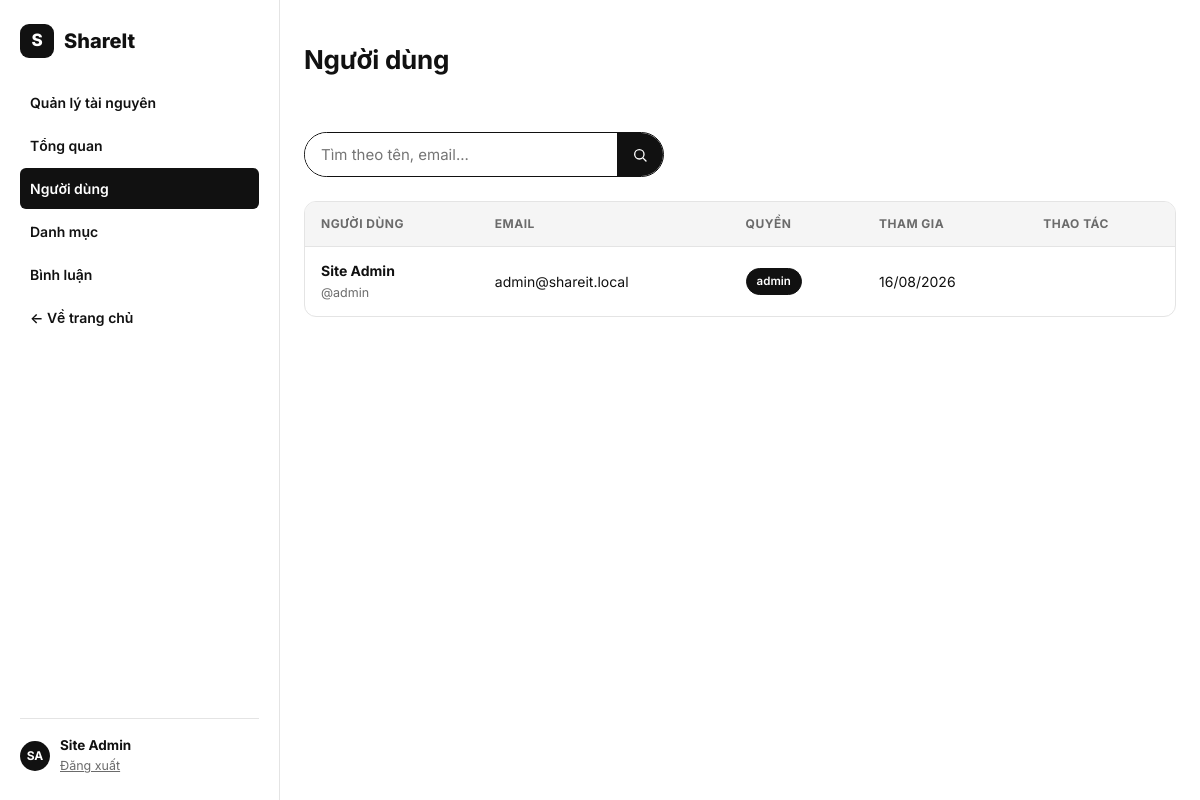
The page /admin/users.php (signed in) on the database its author committed.
### tables this page shows
CREATE TABLE IF NOT EXISTS `users` (
  `user_id` int(11) NOT NULL AUTO_INCREMENT,
  `username` varchar(50) NOT NULL,
  `email` varchar(100) NOT NULL,
  `password` varchar(255) NOT NULL,
  `full_name` varchar(100) NOT NULL,
  `role_id` int(11) DEFAULT NULL,
  `google_id` varchar(64) DEFAULT NULL,
  `avatar` varchar(255) DEFAULT NULL,
  `created_at` timestamp NULL DEFAULT current_timestamp(),
  `updated_at` timestamp NULL DEFAULT current_timestamp() ON UPDATE current_timestamp(),
  PRIMARY KEY (`user_id`),
  UNIQUE KEY `username` (`username`),
  UNIQUE KEY `email` (`email`),
  KEY `role_id` (`role_id`),
  CONSTRAINT `users_ibfk_1` FOREIGN KEY (`role_id`) REFERENCES `roles` (`role_id`) ON DELETE SET NULL
);

CREATE TABLE IF NOT EXISTS `roles` (
  `role_id` int(11) NOT NULL AUTO_INCREMENT,
  `role_name` varchar(50) NOT NULL,
  PRIMARY KEY (`role_id`)
);

### includes/auth.php (called while the page is built, shortened)
<?php
function current_user(): ?array
{
    return $_SESSION['user'] ?? null;
}
function has_role(array $roleIds): bool
{
    $user = current_user();
    return $user !== null && in_array((int)$user['role_id'], $roleIds, true);
}

### includes/db.php (called while the page is built)
<?php
function db(): PDO
{
    static $pdo = null;
    if ($pdo === null) {
        $dsn = 'mysql:host=' . DB_HOST . ';dbname=' . DB_NAME . ';charset=utf8mb4';
        $pdo = new PDO($dsn, DB_USER, DB_PASS, [
            PDO::ATTR_ERRMODE => PDO::ERRMODE_EXCEPTION,
            PDO::ATTR_DEFAULT_FETCH_MODE => PDO::FETCH_ASSOC,
            PDO::ATTR_EMULATE_PREPARES => false,
        ]);
    }
    return $pdo;
}

### includes/functions.php (called while the page is built, shortened)
<?php
function e(?string $s): string
{
    return htmlspecialchars($s ?? '', ENT_QUOTES, 'UTF-8');
}
function initials(string $name): string
{
    $parts = preg_split('/\s+/', trim($name));
    $parts = array_filter($parts);
    $first = mb_substr(reset($parts), 0, 1);
    $last = count($parts) > 1 ? mb_substr(end($parts), 0, 1) : '';
    return mb_strtoupper($first . $last);
}

### admin/users.php (the view, shortened to what this page needs)
<?php
$currentUser = current_user();
$q = trim($_GET['q'] ?? '');
if ($q !== '') {
    $stmt = db()->prepare('SELECT u.*, r.role_name FROM users u LEFT JOIN roles r ON r.role_id = u.role_id WHERE u.username LIKE ? OR u.email LIKE ? OR u.full_name LIKE ? ORDER BY u.created_at DESC');
    $like = '%' . $q . '%';
    $stmt->execute([$like, $like, $like]);
} else {
    $stmt = db()->query('SELECT u.*, r.role_name FROM users u LEFT JOIN roles r ON r.role_id = u.role_id ORDER BY u.created_at DESC');
}
$users = $stmt->fetchAll();
require __DIR__ . '/../includes/admin_header.php';
require __DIR__ . '/../includes/admin_sidebar_end.php';
?>
<div class="page-header"><h1>Người dùng</h1></div>
<form method="get" class="search-form" style="max-width:360px;margin:20px 0;">
  <input type="text" name="q" placeholder="Tìm theo tên, email..." value="<?= e($q) ?>">
  <button type="submit">
    <svg width="16" height="16" viewBox="0 0 24 24" fill="none"><circle cx="11" cy="11" r="7" stroke="currentColor" stroke-width="2"/><path d="M21 21l-4.3-4.3" stroke="currentColor" stroke-width="2" stroke-linecap="round"/></svg>
  </button>
</form>
<div class="table-card">
  <table class="data-table">
    <thead>
      <tr><th>Người dùng</th><th>Email</th><th>Quyền</th><th>Tham gia</th><th>Thao tác</th></tr>
    </thead>
    <tbody>
      <?php foreach ($users as $u): ?>
        <tr>
          <td><strong><?= e($u['full_name']) ?></strong><br><span style="color:var(--muted);font-size:12.5px;">@<?= e($u['username']) ?></span></td>
          <td><?= e($u['email']) ?></td>
          <td>
            <?php if ((int)$u['user_id'] === (int)$currentUser['user_id']): ?>
              <span class="badge badge-status-active"><?= e($u['role_name'] ?: '—') ?></span>
            <?php endif; ?>
          </td>
          <td><?= date('d/m/Y', strtotime($u['created_at'])) ?></td>
          <td>
          </td>
        </tr>
      <?php endforeach; ?>
    </tbody>
  </table>
</div>
<?php require __DIR__ . '/../includes/admin_footer.php'; ?>

### includes/admin_sidebar_end.php (shortened to what this page needs)
  <div class="admin-user">
    <span class="avatar-circle"><?= e(initials($user['full_name'])) ?></span>
    <div class="admin-user-info">
      <strong><?= e($user['full_name']) ?></strong>
      <a href="<?= e(SITE_URL) ?>/auth/logout.php">Đăng xuất</a>
    </div>
  </div>
</aside>
<main class="admin-main">
  <div class="container">

### assets/css/style.css (style rules this page uses)
:root { --bg: #ffffff; --surface: #ffffff; --surface-muted: #f5f5f5; --fg: #111111; --muted: #6b6b6b; --border: #e4e4e4; --border-strong: #111111; --black: #111111; --white: #ffffff; --danger: #b3261e; --radius-sm: 6px; --radius: 12px; --radius-lg: 20px; --shadow: 0 1px 2px rgba(0,0,0,.04), 0 8px 24px rgba(0,0,0,.06); --font: 'Inter', -apple-system, BlinkMacSystemFont, 'Segoe UI', Roboto, Helvetica, Arial, sans-serif; }
* { box-sizing: border-box; }
html, body { margin: 0; padding: 0; }
body { font-family: var(--font); color: var(--fg); background: var(--bg); line-height: 1.5; -webkit-font-smoothing: antialiased; }
a { color: inherit; text-decoration: none; }
h1, h2, h3, h4 { margin: 0 0 .5em; font-weight: 700; letter-spacing: -0.01em; }
button { font-family: inherit; cursor: pointer; }
input, select, textarea, button { font-family: inherit; font-size: 15px; }
.container { max-width: 1240px; margin: 0 auto; padding: 0 24px; }
.search-form { flex: 1; display: flex; align-items: center; border: 1.5px solid var(--border-strong); border-radius: 999px; overflow: hidden; max-width: 640px; }
.search-form input { flex: 1; border: none; padding: 12px 16px; outline: none; min-width: 0; }
.search-form button { border: none; background: var(--black); color: var(--white); width: 46px; align-self: stretch; display: flex; align-items: center; justify-content: center; }
.avatar-circle { width: 30px; height: 30px; border-radius: 50%; background: var(--black); color: var(--white); display: flex; align-items: center; justify-content: center; font-size: 12px; font-weight: 700; flex-shrink: 0; }
.page-header { display: flex; align-items: baseline; justify-content: space-between; gap: 16px; padding: 32px 0 20px; flex-wrap: wrap; }
.page-header h1 { font-size: 26px; }
.badge { display: inline-block; padding: 4px 10px; border-radius: 999px; font-size: 11.5px; font-weight: 600; border: 1px solid var(--border-strong); }
.badge-status-active { background: var(--black); color: var(--white); border-color: var(--black); }
.table-card { border: 1px solid var(--border); border-radius: var(--radius); overflow: hidden; margin: 24px 0; }
table.data-table { width: 100%; border-collapse: collapse; font-size: 14px; }
table.data-table th, table.data-table td { padding: 13px 16px; border-bottom: 1px solid var(--border); text-align: left; vertical-align: middle; }
table.data-table th { background: var(--surface-muted); font-size: 12px; text-transform: uppercase; letter-spacing: .04em; color: var(--muted); }
table.data-table tr:last-child td { border-bottom: none; }
.admin-user { margin-top: auto; display: flex; align-items: center; gap: 10px; padding-top: 16px; border-top: 1px solid var(--border); }
.admin-user-info { display: flex; flex-direction: column; gap: 2px; min-width: 0; }
.admin-user-info strong { font-size: 13.5px; overflow: hidden; text-overflow: ellipsis; white-space: nowrap; }
.admin-user-info a { font-size: 12.5px; color: var(--muted); text-decoration: underline; }
.admin-main { flex: 1; min-width: 0; padding: 8px 0 60px; }

### rows shown on the page
users: full_name "SA", full_name "Site Admin", username "admin", email "admin@shareit.local", role.role_name "admin", created_at "16/08/2026"
